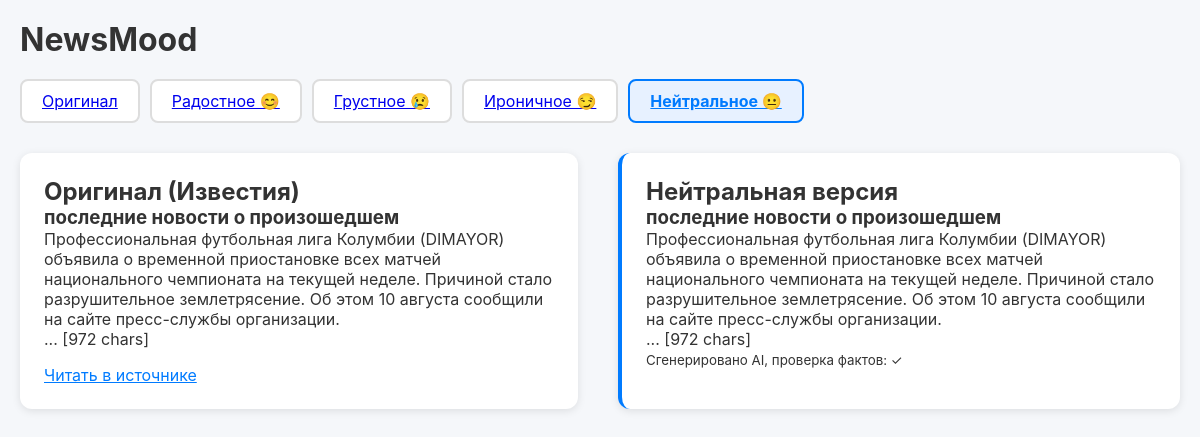
The app's page /news.php?id=1&mood=neutral with its own data.
### tables this page shows
CREATE TABLE news (
    id INTEGER PRIMARY KEY AUTOINCREMENT,
    source_url TEXT UNIQUE NOT NULL,
    source_name TEXT NOT NULL,
    title_original TEXT NOT NULL,
    content_original TEXT,
    pub_date DATETIME,
    created_at DATETIME DEFAULT CURRENT_TIMESTAMP
);

CREATE TABLE news_mood (
    id INTEGER PRIMARY KEY AUTOINCREMENT,
    news_id INTEGER NOT NULL,
    mood_code TEXT NOT NULL,
    title_rewritten TEXT,
    content_rewritten TEXT,
    generated_at DATETIME DEFAULT CURRENT_TIMESTAMP,
    FOREIGN KEY (news_id) REFERENCES news(id),
    FOREIGN KEY (mood_code) REFERENCES moods(code),
    UNIQUE(news_id, mood_code)
);

### news.php (called while the page is built, shortened)
<?php
require_once __DIR__ . '/autoload.php';
$db = Database::getInstance();
$id = $_GET['id'] ?? 0;
$mood = $_GET['mood'] ?? 'original';
$stmt = $db->prepare('SELECT * FROM news WHERE id = ?');
$stmt->execute([$id]);
$news = $stmt->fetch();
$rewritten = null;
$factIndicator = '';
$moodLabel = '';
if ($mood !== 'original') {
    try {
        $rewriter = new MoodRewriter();
        $rewritten = $rewriter->getOrCreate($news['id'], $mood);
        $moodLabels = [
            'happy'   => 'Радостная версия',
            'sad'     => 'Грустная версия',
            'ironic'  => 'Ироничная версия',
            'neutral' => 'Нейтральная версия',
        ];
        $moodLabel = $moodLabels[$mood] ?? 'Версия';
    } catch (Exception $e) {
        $rewritten = null;
        $factIndicator = '⚠️ Ошибка генерации';
    }
}
require 'templates/detail.php';
require 'templates/layout.php';

### src/MoodRewriter.php (called while the page is built, shortened)
<?php
class MoodRewriter
{
    private \PDO $db;
    public function __construct()
    {
        $config = require __DIR__ . '/../config.php';
        $this->db = Database::getInstance();
        $this->aiConfig = $config['ai_api'] ?? null;
    }
    public function getOrCreate(int $newsId, string $moodCode): ?array
    {
        $stmt = $this->db->prepare(
            'SELECT title_rewritten, content_rewritten FROM news_mood WHERE news_id = ? AND mood_code = ?'
        );
        $stmt->execute([$newsId, $moodCode]);
        $row = $stmt->fetch();
        if ($row && !empty($row['content_rewritten'])) {
            return $row;
        }
        $newsStmt = $this->db->prepare('SELECT title_original, content_original FROM news WHERE id = ?');
        $newsStmt->execute([$newsId]);
        $news = $newsStmt->fetch();
        $titleRewritten = $this->callAi($news['title_original'], $moodCode);
        $contentRewritten = $this->callAi($news['content_original'] ?? '', $moodCode);
        return [
            'title_rewritten'   => $titleRewritten,
            'content_rewritten' => $contentRewritten
        ];
    }
}

### src/Database.php (called while the page is built, shortened)
<?php
class Database
{
    private static ?PDO $instance = null;
    public static function getInstance(): PDO
    {
        if (self::$instance === null) {
            $config = require __DIR__ . '/../config.php';
            $dbPath = $config['db_path'];
            try {
                self::$instance = new PDO('sqlite:' . $dbPath, null, null, [
                    PDO::ATTR_ERRMODE => PDO::ERRMODE_EXCEPTION,
                    PDO::ATTR_DEFAULT_FETCH_MODE => PDO::FETCH_ASSOC,
                    PDO::ATTR_EMULATE_PREPARES => false,
                ]);
                self::$instance->exec('PRAGMA foreign_keys = ON');
            } catch (PDOException $e) {
                die("Ошибка базы данных: " . $e->getMessage() . " Проверьте права на запись в папку проекта.");
            }
        }
        return self::$instance;
    }
    private static function initializeSchema(): void
    {
        $sql = file_get_contents(__DIR__ . '/../migrations/001_create_tables.sql');
        self::$instance->exec($sql);
    }
}

### autoload.php (called while the page is built, shortened)
<?php
spl_autoload_register(function (string $class): void {
    $prefix = 'App\\';
    $baseDir = __DIR__ . '/src/';
    $len = strlen($prefix);
    $relativeClass = substr($class, $len);
    $file = $baseDir . str_replace('\\', DIRECTORY_SEPARATOR, $relativeClass) . '.php';
});

### config.php (called while the page is built)
<?php
return [
    'db_path' => __DIR__ . '/database.sqlite',
    'ai_api' => [
        'key' => '709d963f4f8640e3852aa9f87b42a64a.J1rQp3bn4oLjIHdH',
        'url' => 'https://api.z.ai/api/coding/paas/v4/chat/completions',
        'model' => 'glm-4.5-Flash',
    ],
    'gnews_api_key' => 'f3d33eecd5050efc974491d8decd1426',
];

### templates/detail.php (the view)
<div class="mood-switcher">
    <?php
    $moods = [
            'original' => 'Оригинал',
            'happy' => 'Радостное 😊',
            'sad' => 'Грустное 😢',
            'ironic' => 'Ироничное 😏',
            'neutral' => 'Нейтральное 😐',
    ];
    $currentMood = $_GET['mood'] ?? 'original';
    foreach ($moods as $code => $label): ?>
        <a href="/news.php?id=<?= $news['id'] ?>&mood=<?= $code ?>"
           class="mood-btn <?= $code === $currentMood ? 'active' : '' ?>">
            <?= $label ?>
        </a>
    <?php endforeach; ?>
</div>
<div class="detail-layout">
    <div class="original-box">
        <h2>Оригинал (<?= htmlspecialchars($news['source_name']) ?>)</h2>
        <h3><?= htmlspecialchars($news['title_original']) ?></h3>
        <p><?= nl2br(htmlspecialchars($news['content_original'])) ?></p>
        <a href="<?= htmlspecialchars($news['source_url']) ?>" target="_blank" class="source-link">Читать в источнике</a>
    </div>
    <?php if ($mood !== 'original'): ?>
        <div class="rewritten-box">
            <h2><?= $moodLabel ?> <?= $factIndicator ?></h2>
            <?php if ($rewritten): ?>
                <h3><?= htmlspecialchars($rewritten['title_rewritten']) ?></h3>
                <p><?= nl2br(htmlspecialchars($rewritten['content_rewritten'])) ?></p>
                <small>Сгенерировано AI, проверка фактов: <?= $factIndicator ? '⚠️ Возможны искажения' : '✓' ?></small>
            <?php else: ?>
                <p>Не удалось сгенерировать версию. Попробуйте позже.</p>
            <?php endif; ?>
        </div>
    <?php else: ?>
        <div class="rewritten-box">
            <p>Выберите настроение выше, чтобы увидеть переписанный текст.</p>
        </div>
    <?php endif; ?>
</div>

### assets/style.css (style rules this page uses)
* { box-sizing: border-box; margin: 0; padding: 0; }
body { font-family: -apple-system, BlinkMacSystemFont, 'Segoe UI', Roboto, sans-serif; background: #f5f7fa; color: #333; }
.mood-switcher { display: flex; gap: 10px; margin-bottom: 30px; flex-wrap: wrap; }
.mood-btn { padding: 10px 20px; border: 2px solid #ddd; background: #fff; border-radius: 8px; cursor: pointer; transition: all 0.2s; font-size: 16px; }
.mood-btn.active { border-color: #007bff; background: #e7f1ff; color: #007bff; font-weight: bold; }
.detail-layout { display: flex; gap: 40px; flex-wrap: wrap; }
.original-box, .rewritten-box { flex: 1; min-width: 300px; background: #fff; padding: 24px; border-radius: 12px; box-shadow: 0 2px 8px rgba(0,0,0,0.1); }
.rewritten-box { border-left: 4px solid #007bff; }
.source-link { margin-top: 16px; display: block; color: #007bff; }

### records on screen
news: source_name "Известия", title_original "последние новости о произошедшем", content_original "Профессиональная футбольная лига Колумбии (DIMAYOR) объявила о временной приостановке всех матчей национального чемпионата на текущей неделе. Причиной стало разрушительное землетрясение. Об этом 10 августа сообщили на сайте пресс-службы организации. ... [972 chars]"
news_mood: title_rewritten "последние новости о произошедшем", content_rewritten "Профессиональная футбольная лига Колумбии (DIMAYOR) объявила о временной приостановке всех матчей национального чемпионата на текущей неделе. Причиной стало разрушительное землетрясение. Об этом 10 августа сообщили на сайте пресс-службы организации. ... [972 chars]"

### other values on screen
$label "Оригинал"
$label "Радостное 😊"
$label "Грустное 😢"
$label "Ироничное 😏"
$label "Нейтральное 😐"
$moodLabel "Нейтральная версия"
